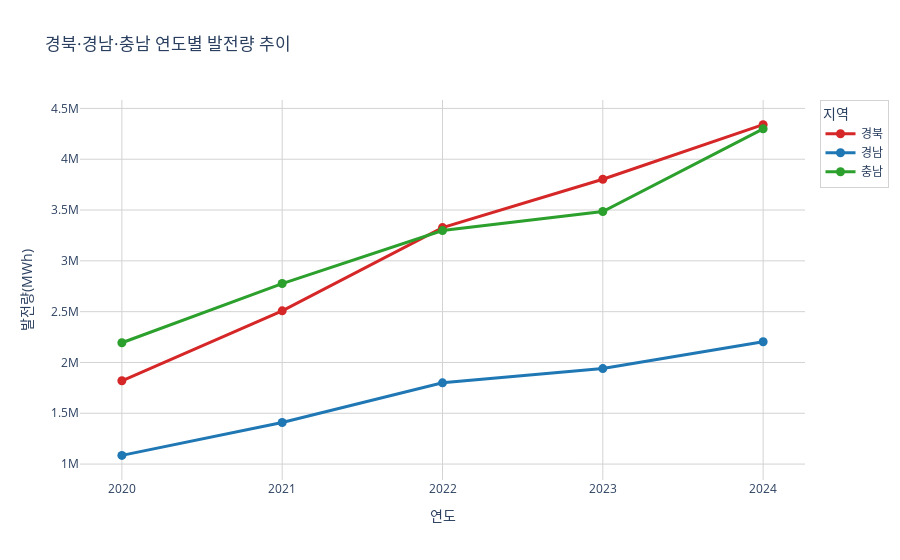
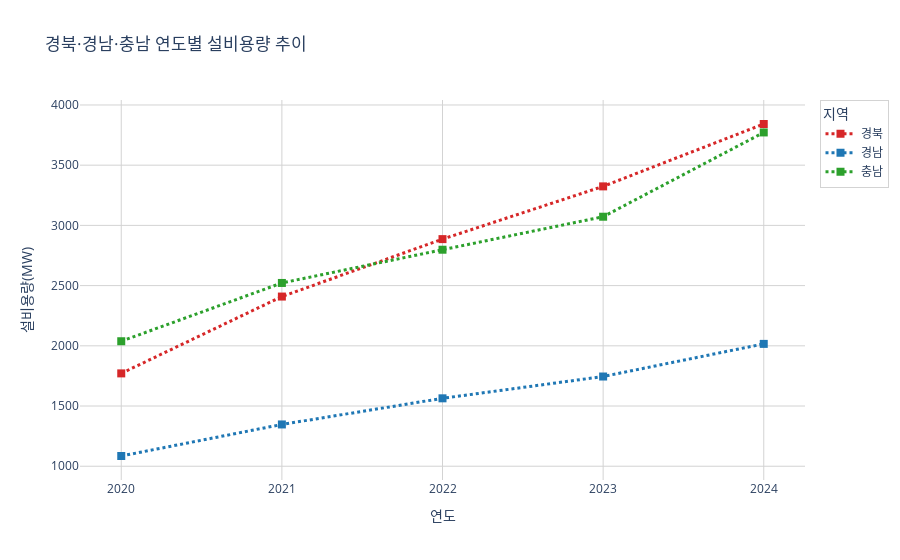

The cell these charts' notebook holds for them, in order:
### Code cell
import plotly.graph_objects as go

# === 지역 필터링 & 정리 ===
target_regions = ["경북", "경남", "충남"]
df_filtered = merged[merged["지역"].isin(target_regions)].copy()

df_filtered["연도"] = pd.to_numeric(df_filtered["연도"], errors="coerce")
df_grouped = (
    df_filtered.groupby(["연도", "지역"])[["발전량(MWh)", "설비용량(MW)"]]
    .sum()
    .reset_index()
)

# === 색상 고정 ===
color_map = {
    "경남": "#1f77b4",  # 파랑
    "경북": "#d62728",  # 빨강
    "충남": "#2ca02c"   # 초록
}

# ====================================================
# 1) 연도별 발전량 추이 (라인 차트)
# ====================================================
fig_gen = go.Figure()

for region in target_regions:
    df_region = df_grouped[df_grouped["지역"] == region]
    fig_gen.add_trace(
        go.Scatter(
            x=df_region["연도"],
            y=df_region["발전량(MWh)"],
            mode="lines+markers",
            name=region,
            line=dict(color=color_map[region], width=3),
            marker=dict(size=9, symbol="circle")
        )
    )

fig_gen.update_layout(
    title="경북·경남·충남 연도별 발전량 추이",
    template="plotly_white",
    xaxis=dict(title="연도", dtick=1, showgrid=True, gridcolor="lightgray"),
    yaxis=dict(title="발전량(MWh)", showgrid=True, gridcolor="lightgray"),
    legend=dict(title="지역", bgcolor="rgba(255,255,255,0.7)",
                bordercolor="lightgray", borderwidth=1)
)

fig_gen.show()

# ====================================================
# 2) 연도별 설비용량 추이 (라인 차트)
# ====================================================
fig_cap = go.Figure()

for region in target_regions:
    df_region = df_grouped[df_grouped["지역"] == region]
    fig_cap.add_trace(
        go.Scatter(
            x=df_region["연도"],
            y=df_region["설비용량(MW)"],
            mode="lines+markers",
            name=region,
            line=dict(color=color_map[region], width=3, dash="dot"),  # 점선
            marker=dict(size=8, symbol="square")
        )
    )

fig_cap.update_layout(
    title="경북·경남·충남 연도별 설비용량 추이",
    template="plotly_white",
    xaxis=dict(title="연도", dtick=1, showgrid=True, gridcolor="lightgray"),
    yaxis=dict(title="설비용량(MW)", showgrid=True, gridcolor="lightgray"),
    legend=dict(title="지역", bgcolor="rgba(255,255,255,0.7)",
                bordercolor="lightgray", borderwidth=1)
)

fig_cap.show()

### Figure 1 — Plotly figure (JSON) as saved in the notebook; plotly's stock layout.template omitted (floating-point values rounded to 4 significant figures)
{"data": [{"line": {"color": "#d62728", "width": 3}, "marker": {"size": 9, "symbol": "circle"}, "mode": "lines+markers", "name": "경북", "type": "scatter", "x": [2020, 2021, 2022, 2023, 2024], "y": [1819949, 2508189, 3327637, 3803193, 4340591]}, {"line": {"color": "#1f77b4", "width": 3}, "marker": {"size": 9, "symbol": "circle"}, "mode": "lines+markers", "name": "경남", "type": "scatter", "x": [2020, 2021, 2022, 2023, 2024], "y": [1085723, 1409333, 1799579, 1939988, 2203811]}, {"line": {"color": "#2ca02c", "width": 3}, "marker": {"size": 9, "symbol": "circle"}, "mode": "lines+markers", "name": "충남", "type": "scatter", "x": [2020, 2021, 2022, 2023, 2024], "y": [2193969, 2776591, 3297826, 3485642, 4299136]}], "layout": {"legend": {"bgcolor": "rgba(255,255,255,0.7)", "bordercolor": "lightgray", "borderwidth": 1, "title": {"text": "지역"}}, "title": {"text": "경북·경남·충남 연도별 발전량 추이"}, "xaxis": {"dtick": 1, "gridcolor": "lightgray", "showgrid": true, "title": {"text": "연도"}}, "yaxis": {"gridcolor": "lightgray", "showgrid": true, "title": {"text": "발전량(MWh)"}}}}

### Figure 2 — Plotly figure (JSON) as saved in the notebook; plotly's stock layout.template omitted (floating-point values rounded to 4 significant figures)
{"data": [{"line": {"color": "#d62728", "dash": "dot", "width": 3}, "marker": {"size": 8, "symbol": "square"}, "mode": "lines+markers", "name": "경북", "type": "scatter", "x": [2020, 2021, 2022, 2023, 2024], "y": [1771, 2409, 2886, 3324, 3842]}, {"line": {"color": "#1f77b4", "dash": "dot", "width": 3}, "marker": {"size": 8, "symbol": "square"}, "mode": "lines+markers", "name": "경남", "type": "scatter", "x": [2020, 2021, 2022, 2023, 2024], "y": [1085, 1347, 1564, 1745, 2016]}, {"line": {"color": "#2ca02c", "dash": "dot", "width": 3}, "marker": {"size": 8, "symbol": "square"}, "mode": "lines+markers", "name": "충남", "type": "scatter", "x": [2020, 2021, 2022, 2023, 2024], "y": [2038, 2522, 2798, 3072, 3772]}], "layout": {"legend": {"bgcolor": "rgba(255,255,255,0.7)", "bordercolor": "lightgray", "borderwidth": 1, "title": {"text": "지역"}}, "title": {"text": "경북·경남·충남 연도별 설비용량 추이"}, "xaxis": {"dtick": 1, "gridcolor": "lightgray", "showgrid": true, "title": {"text": "연도"}}, "yaxis": {"gridcolor": "lightgray", "showgrid": true, "title": {"text": "설비용량(MW)"}}}}
